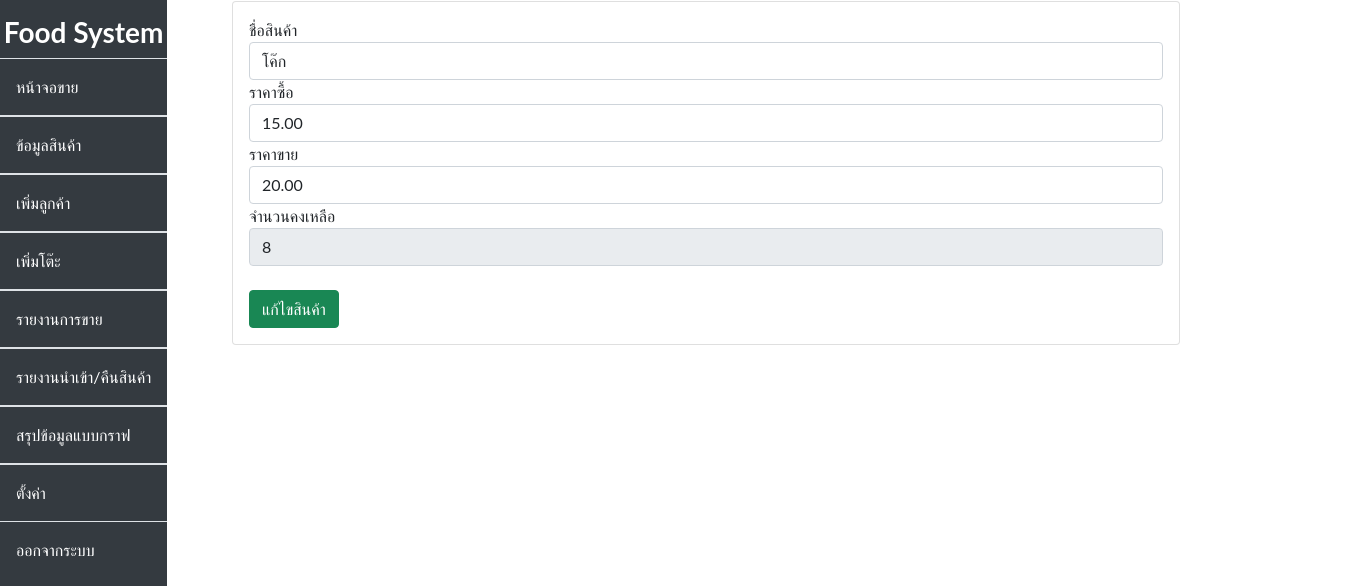
The page /edit.php?id=3 on the database its author committed.
### tables this page shows
CREATE TABLE `product` (
  `id` int(11) NOT NULL,
  `food_name` varchar(100) NOT NULL,
  `price1` decimal(7,2) NOT NULL,
  `price2` decimal(7,2) NOT NULL,
  `qty` decimal(7,0) NOT NULL,
  `update_dt` datetime NOT NULL DEFAULT current_timestamp(),
  `img_path` varchar(255) DEFAULT NULL
);

### classes/Main.class.php (called while the page is built, shortened)
<?php
    class Main {
        private $dbhost = 'localhost';
        private $dbuser = 'root';
        private $dbpass = '';
        private $dbname = 'food';
        function __construct() {
            try {
                $conn = new mysqli($this->dbhost, $this->dbuser, $this->dbpass, $this->dbname);
                $this->dbcon = $conn;
            }catch(Exception $e){
                echo "
                    <div>
                        Database is Error connection : <b>".$e->getMessage()."</b><br/>
                    </div>
                ";
            }
        }
    }
?>

### classes/Product.class.php (called while the page is built, shortened)
<?php
require 'Main.class.php';
class Product extends Main{
    public function getProductById($id){
        $sql = "SELECT * FROM product WHERE id=".$id;
        $query = $this->dbcon->query($sql);
        if ($query){
            return $query->fetch_assoc();
        }
    }
}

### edit.php (the view, shortened to what this page needs)
<!DOCTYPE html>
<html lang="en">
<head>
    <?php require 'style/autoload.php'; ?>
</head>
<?php
    $obj = new Product;
    $product_list = $obj->getProductById($_GET['id']);
?>
<body>
    <?php require 'style/menu.php'; ?>
    <div class="container content" style="padding-left: 2rem;padding-right:10rem;">
        <form action="" method="POST">
            <div class="card">
                <div class="card-body">
                    <label for="">ชื่อสินค้า</label>
                    <input type="text" name="food_name" class="form-control" value="<?=$product_list['food_name']?>">
                    <label for="">ราคาซื้อ</label>
                    <input type="number" name="price1" class="form-control" value="<?=$product_list['price1']?>">
                    <label for="">ราคาขาย</label>
                    <input type="number" name="price2" class="form-control" value="<?=$product_list['price2']?>">
                    <label for="">จำนวนคงเหลือ</label>
                    <input type="number" name="qty" disabled class="form-control" value="<?=$product_list['qty']?>">
                    <br>
                    <button type="submit" name="btnclick" class="btn btn-success">แก้ไขสินค้า</button>
                </div>
            </div>
        </form>
    </div>
</body>
</html>

### style/menu.php (style rules this page uses)
body { margin: 0; font-family: "Lato", sans-serif; }
div.content { margin-left: 200px; padding: 1px 16px; }

### rows shown on the page
product: food_name "โค๊ก", price1 "15.00", price2 "20.00", qty "8"
